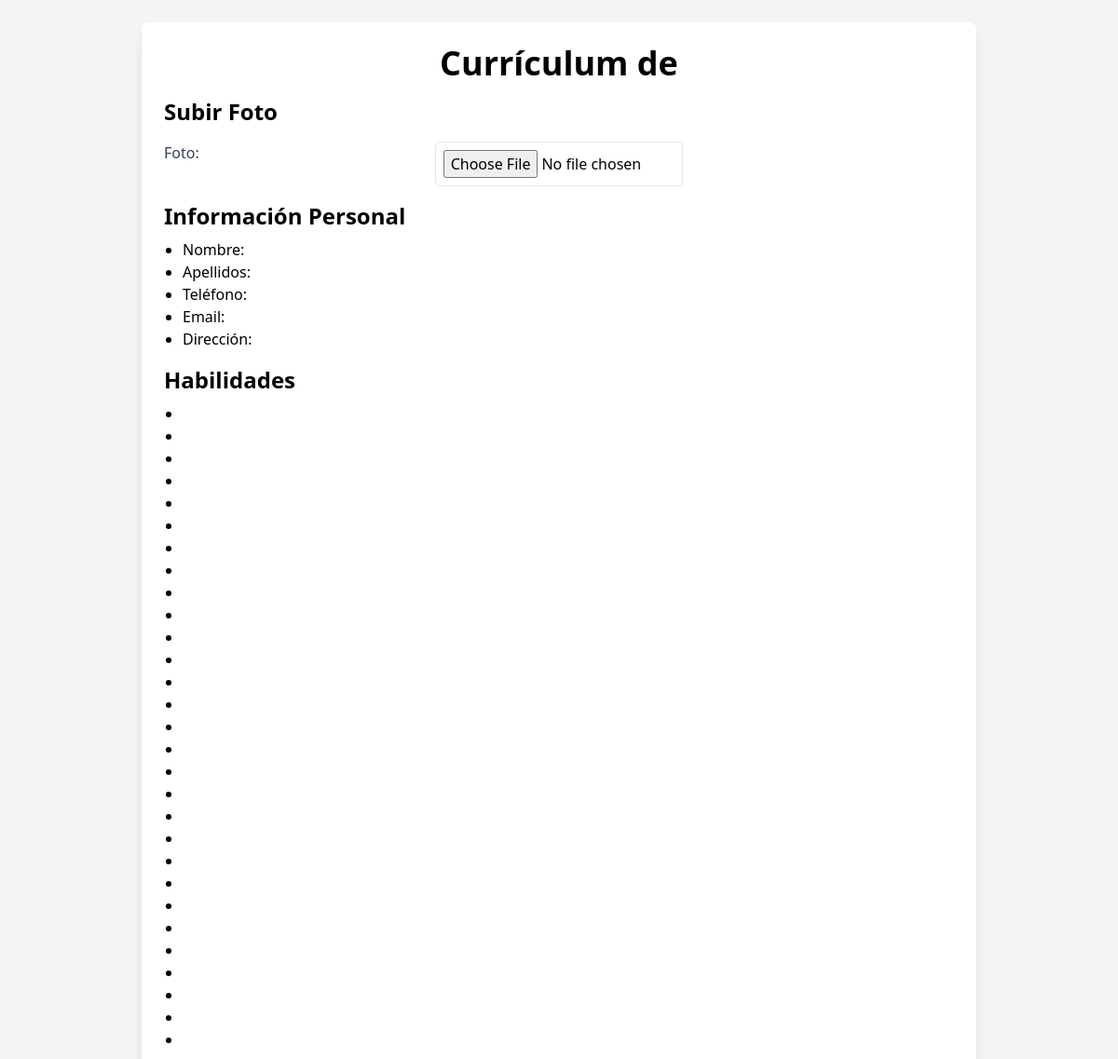
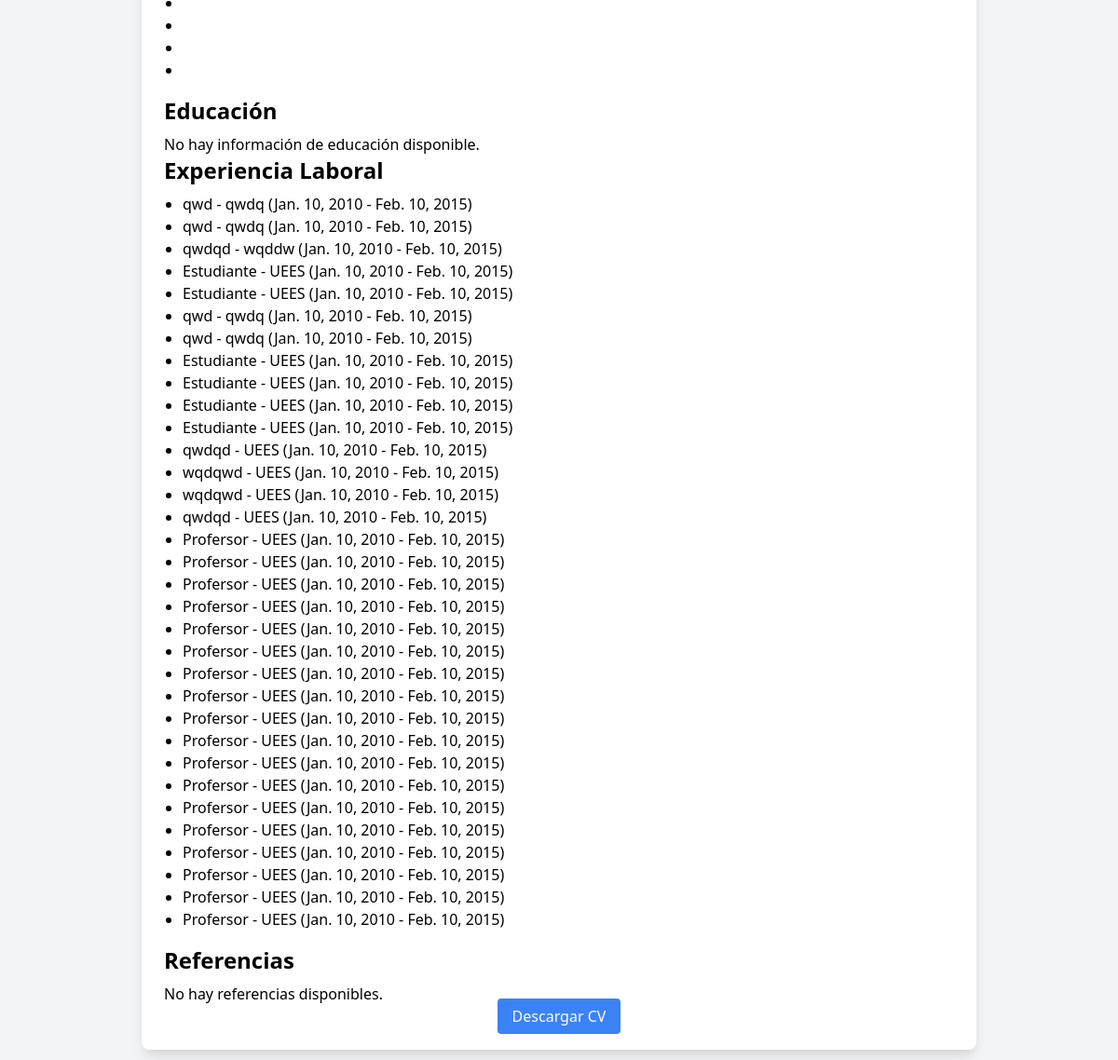
The page /1/cv_1/ on the database its author committed (2 pictures, top to bottom).
### curriculum/models.py (models this page shows, shortened)
class ExperienciaLaboral(models.Model):
    curriculum = models.ForeignKey(Curriculum, on_delete=models.CASCADE, related_name="experiencias")
    empresa = models.CharField(max_length=100)
    cargo = models.CharField(max_length=100)
    fecha_inicio = models.DateField()
    fecha_fin = models.DateField()
    descripcion = models.TextField()

### curriculum/views.py (the view)
# urls.py: path('<int:usuario_id>/cv_1/', views.generar_cv_1, name='generar_cv_1'),
def generar_cv_1(request, usuario_id):
    usuario = get_object_or_404(Usuario, id=usuario_id)
    experiencias = ExperienciaLaboral.objects.filter(curriculum__usuario=usuario)
    educacion = Educacion.objects.filter(curriculum__usuario=usuario)
    habilidades = Habilidad.objects.filter(curriculum__usuario=usuario)
    context = {
        'usuario': usuario,
        'experiencias': experiencias,
        'educacion': educacion,
        'habilidades': habilidades,
    }
    return render(request, 'curriculum/cv_template_1.html', context)

### curriculum/templates/curriculum/cv_template_1.html (shortened to what this page needs)
{% load static %}
<!DOCTYPE html>
<html lang="es">
<head>
    <link rel="stylesheet" href="{% static 'css/styles.css' %}">
    <link href="https://cdn.jsdelivr.net/npm/tailwindcss@2.2.19/dist/tailwind.min.css" rel="stylesheet">
</head>
<body class="bg-gray-100 p-6">
    <div class="max-w-4xl mx-auto bg-white shadow-lg rounded-lg p-6">
        <h1 class="text-4xl font-bold text-center mb-4">Currículum de {{ curriculum.usuario.username }}</h1>
        <h2 class="text-2xl font-semibold mb-4">Subir Foto</h2>
        <div class="grid grid-cols-1 md:grid-cols-3 gap-6 mb-4">
            <label for="id_foto" class="block text-gray-700">Foto:</label>
            <input type="file" name="foto" id="id_foto" accept="image/*" class="border rounded p-2">
        </div>
        <h2 class="text-2xl font-semibold mb-2">Información Personal</h2>
        <ul class="list-disc ml-5 mb-4">
            <li>Nombre: <strong>{{ curriculum.nombres }}</strong></li>
            <li>Apellidos: <strong>{{ curriculum.apellidos }}</strong></li>
            <li>Teléfono: <strong>{{ curriculum.telefono }}</strong></li>
            <li>Email: <strong>{{ curriculum.usuario.email }}</strong></li>
            <li>Dirección: <strong>{{ curriculum.direccion }}</strong></li>
        </ul>
        <h2 class="text-2xl font-semibold mb-2">Habilidades</h2>
        {% if habilidades %}
            <ul class="list-disc ml-5 mb-4">
            {% for habilidad in habilidades %}
                <li>{{ habilidad.nombre }}</li>
            {% endfor %}
            </ul>
        {% else %}
            <p>No hay habilidades disponibles.</p>
        {% endif %}
        <h2 class="text-2xl font-semibold mb-2">Educación</h2>
        {% if educaciones %}
            <ul class="list-disc ml-5 mb-4">
            {% for educacion in educaciones %}
                <li>{{ educacion.titulo }} - {{ educacion.institucion }} ({{ educacion.fecha_inicio }} - {{ educacion.fecha_fin }})</li>
            {% endfor %}
            </ul>
        {% else %}
            <p>No hay información de educación disponible.</p>
        {% endif %}
        <h2 class="text-2xl font-semibold mb-2">Experiencia Laboral</h2>
        {% if experiencias %}
            <ul class="list-disc ml-5 mb-4">
            {% for experiencia in experiencias %}
                <li>{{ experiencia.cargo }} - {{ experiencia.empresa }} ({{ experiencia.fecha_inicio }} - {{ experiencia.fecha_fin }})</li>
            {% endfor %}
            </ul>
        {% else %}
            <p>No hay experiencia laboral disponible.</p>
        {% endif %}
        <h2 class="text-2xl font-semibold mb-2">Referencias</h2>
        {% if referencias %}
            <ul class="list-disc ml-5 mb-4">
            {% for referencia in referencias %}
                <li>{{ referencia.nombre }} - {{ referencia.parentesco }} ({{ referencia.telefono }})</li>
            {% endfor %}
            </ul>
        {% else %}
            <p>No hay referencias disponibles.</p>
        {% endif %}
        <div class="text-center">
            <a href="{% url 'descargar_cv_1' curriculum.usuario.id %}" class="bg-blue-500 text-white py-2 px-4 rounded hover:bg-blue-700">
                Descargar CV
            </a>
        </div>
    </div>
</body>
</html>

### static/css/styles.css (style rules this page uses)
html, :host { line-height: 1.5; -webkit-text-size-adjust: 100%; -moz-tab-size: 4; -o-tab-size: 4; tab-size: 4; font-family: ui-sans-serif, system-ui, sans-serif, "Apple Color Emoji", "Segoe UI Emoji", "Segoe UI Symbol", "Noto Color Emoji"; font-feature-settings: normal; font-variation-settings: normal; -webkit-tap-highlight-color: transparent; }
body { margin: 0; line-height: inherit; }
h1, h2, h3, h4, h5, h6 { font-size: inherit; font-weight: inherit; }
a { color: inherit; text-decoration: inherit; }
button, input, optgroup, select, textarea { font-family: inherit; font-feature-settings: inherit; font-variation-settings: inherit; font-size: 100%; font-weight: inherit; line-height: inherit; letter-spacing: inherit; color: inherit; margin: 0; padding: 0; }
blockquote, dl, dd, h1, h2, h3, h4, h5, h6, hr, figure, p, pre { margin: 0; }
ol, ul, menu { list-style: none; margin: 0; padding: 0; }
input::placeholder, textarea::placeholder { opacity: 1; color: #9ca3af; }
.mx-auto { margin-left: auto; margin-right: auto; }
.mb-2 { margin-bottom: 0.5rem; }
.mb-4 { margin-bottom: 1rem; }
.block { display: block; }
.grid { display: grid; }
.list-disc { list-style-type: disc; }
.grid-cols-1 { grid-template-columns: repeat(1, minmax(0, 1fr)); }
.gap-6 { gap: 1.5rem; }
.rounded { border-radius: 0.25rem; }
.rounded-lg { border-radius: 0.5rem; }
.border { border-width: 1px; }
.bg-blue-500 { --tw-bg-opacity: 1; background-color: rgb(59 130 246 / var(--tw-bg-opacity)); }
.bg-gray-100 { --tw-bg-opacity: 1; background-color: rgb(243 244 246 / var(--tw-bg-opacity)); }
.bg-white { --tw-bg-opacity: 1; background-color: rgb(255 255 255 / var(--tw-bg-opacity)); }
.p-6 { padding: 1.5rem; }
.px-4 { padding-left: 1rem; padding-right: 1rem; }
.py-2 { padding-top: 0.5rem; padding-bottom: 0.5rem; }
.text-center { text-align: center; }
.text-2xl { font-size: 1.5rem; line-height: 2rem; }
.text-4xl { font-size: 2.25rem; line-height: 2.5rem; }
.font-bold { font-weight: 700; }
.font-semibold { font-weight: 600; }
.text-gray-700 { --tw-text-opacity: 1; color: rgb(55 65 81 / var(--tw-text-opacity)); }
.text-white { --tw-text-opacity: 1; color: rgb(255 255 255 / var(--tw-text-opacity)); }
.shadow-lg { --tw-shadow: 0 10px 15px -3px rgb(0 0 0 / 0.1), 0 4px 6px -4px rgb(0 0 0 / 0.1); --tw-shadow-colored: 0 10px 15px -3px var(--tw-shadow-color), 0 4px 6px -4px var(--tw-shadow-color); box-shadow: var(--tw-ring-offset-shadow, 0 0 #0000), var(--tw-ring-shadow, 0 0 #0000), var(--tw-shadow); }

### rows shown on the page
ExperienciaLaboral: cargo "qwd", empresa "qwdq", fecha_inicio "Jan. 10, 2010", fecha_fin "Feb. 10, 2015"
ExperienciaLaboral: cargo "qwd", empresa "qwdq", fecha_inicio "Jan. 10, 2010", fecha_fin "Feb. 10, 2015"
ExperienciaLaboral: cargo "qwdqd", empresa "wqddw", fecha_inicio "Jan. 10, 2010", fecha_fin "Feb. 10, 2015"
ExperienciaLaboral: cargo "Estudiante", empresa "UEES", fecha_inicio "Jan. 10, 2010", fecha_fin "Feb. 10, 2015"
ExperienciaLaboral: cargo "Estudiante", empresa "UEES", fecha_inicio "Jan. 10, 2010", fecha_fin "Feb. 10, 2015"
ExperienciaLaboral: cargo "qwd", empresa "qwdq", fecha_inicio "Jan. 10, 2010", fecha_fin "Feb. 10, 2015"
ExperienciaLaboral: cargo "qwd", empresa "qwdq", fecha_inicio "Jan. 10, 2010", fecha_fin "Feb. 10, 2015"
ExperienciaLaboral: cargo "Estudiante", empresa "UEES", fecha_inicio "Jan. 10, 2010", fecha_fin "Feb. 10, 2015"
ExperienciaLaboral: cargo "Estudiante", empresa "UEES", fecha_inicio "Jan. 10, 2010", fecha_fin "Feb. 10, 2015"
ExperienciaLaboral: cargo "Estudiante", empresa "UEES", fecha_inicio "Jan. 10, 2010", fecha_fin "Feb. 10, 2015"
ExperienciaLaboral: cargo "Estudiante", empresa "UEES", fecha_inicio "Jan. 10, 2010", fecha_fin "Feb. 10, 2015"
ExperienciaLaboral: cargo "qwdqd", empresa "UEES", fecha_inicio "Jan. 10, 2010", fecha_fin "Feb. 10, 2015"
ExperienciaLaboral: cargo "wqdqwd", empresa "UEES", fecha_inicio "Jan. 10, 2010", fecha_fin "Feb. 10, 2015"
ExperienciaLaboral: cargo "wqdqwd", empresa "UEES", fecha_inicio "Jan. 10, 2010", fecha_fin "Feb. 10, 2015"
ExperienciaLaboral: cargo "qwdqd", empresa "UEES", fecha_inicio "Jan. 10, 2010", fecha_fin "Feb. 10, 2015"
ExperienciaLaboral: cargo "Profersor", empresa "UEES", fecha_inicio "Jan. 10, 2010", fecha_fin "Feb. 10, 2015"
ExperienciaLaboral: cargo "Profersor", empresa "UEES", fecha_inicio "Jan. 10, 2010", fecha_fin "Feb. 10, 2015"
ExperienciaLaboral: cargo "Profersor", empresa "UEES", fecha_inicio "Jan. 10, 2010", fecha_fin "Feb. 10, 2015"
ExperienciaLaboral: cargo "Profersor", empresa "UEES", fecha_inicio "Jan. 10, 2010", fecha_fin "Feb. 10, 2015"
ExperienciaLaboral: cargo "Profersor", empresa "UEES", fecha_inicio "Jan. 10, 2010", fecha_fin "Feb. 10, 2015"
ExperienciaLaboral: cargo "Profersor", empresa "UEES", fecha_inicio "Jan. 10, 2010", fecha_fin "Feb. 10, 2015"
ExperienciaLaboral: cargo "Profersor", empresa "UEES", fecha_inicio "Jan. 10, 2010", fecha_fin "Feb. 10, 2015"
ExperienciaLaboral: cargo "Profersor", empresa "UEES", fecha_inicio "Jan. 10, 2010", fecha_fin "Feb. 10, 2015"
ExperienciaLaboral: cargo "Profersor", empresa "UEES", fecha_inicio "Jan. 10, 2010", fecha_fin "Feb. 10, 2015"
ExperienciaLaboral: cargo "Profersor", empresa "UEES", fecha_inicio "Jan. 10, 2010", fecha_fin "Feb. 10, 2015"
ExperienciaLaboral: cargo "Profersor", empresa "UEES", fecha_inicio "Jan. 10, 2010", fecha_fin "Feb. 10, 2015"
ExperienciaLaboral: cargo "Profersor", empresa "UEES", fecha_inicio "Jan. 10, 2010", fecha_fin "Feb. 10, 2015"
ExperienciaLaboral: cargo "Profersor", empresa "UEES", fecha_inicio "Jan. 10, 2010", fecha_fin "Feb. 10, 2015"
ExperienciaLaboral: cargo "Profersor", empresa "UEES", fecha_inicio "Jan. 10, 2010", fecha_fin "Feb. 10, 2015"
ExperienciaLaboral: cargo "Profersor", empresa "UEES", fecha_inicio "Jan. 10, 2010", fecha_fin "Feb. 10, 2015"
ExperienciaLaboral: cargo "Profersor", empresa "UEES", fecha_inicio "Jan. 10, 2010", fecha_fin "Feb. 10, 2015"
ExperienciaLaboral: cargo "Profersor", empresa "UEES", fecha_inicio "Jan. 10, 2010", fecha_fin "Feb. 10, 2015"
ExperienciaLaboral: cargo "Profersor", empresa "UEES", fecha_inicio "Jan. 10, 2010", fecha_fin "Feb. 10, 2015"
